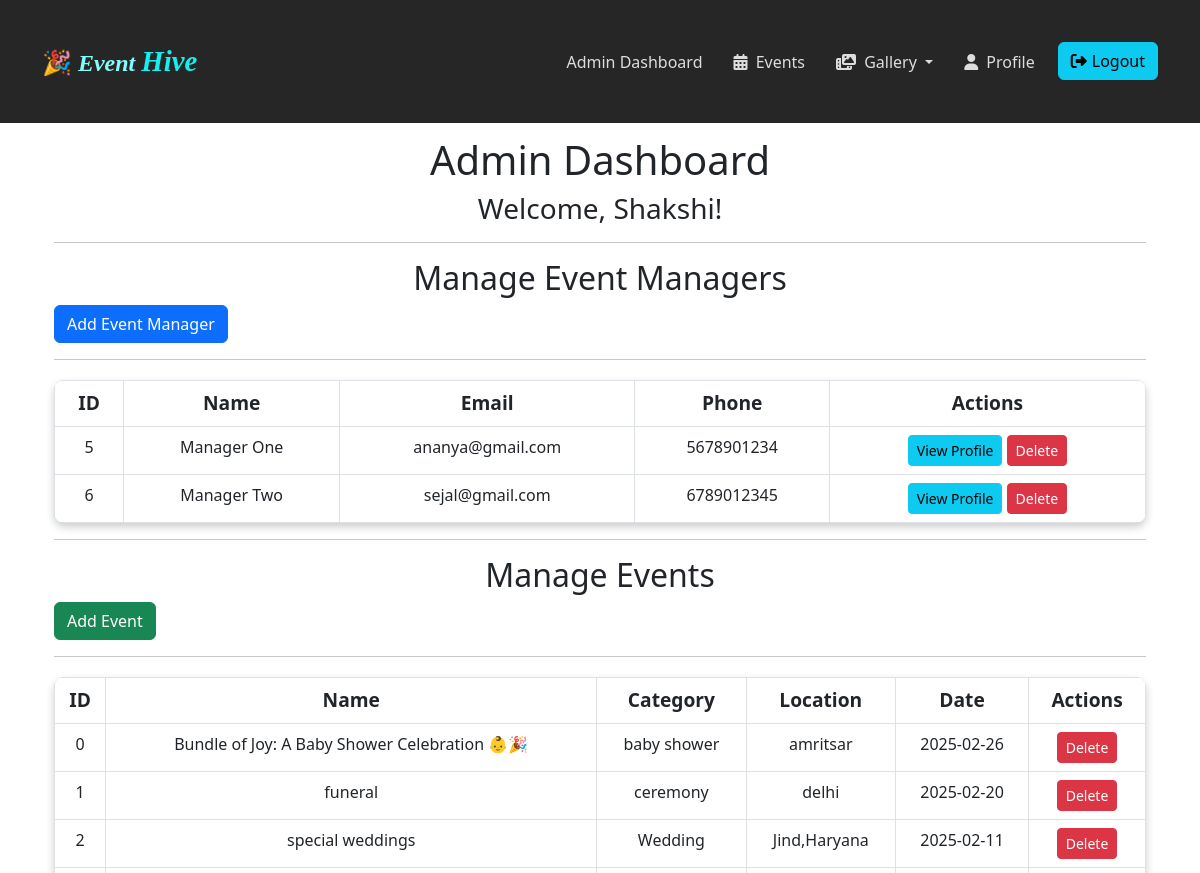
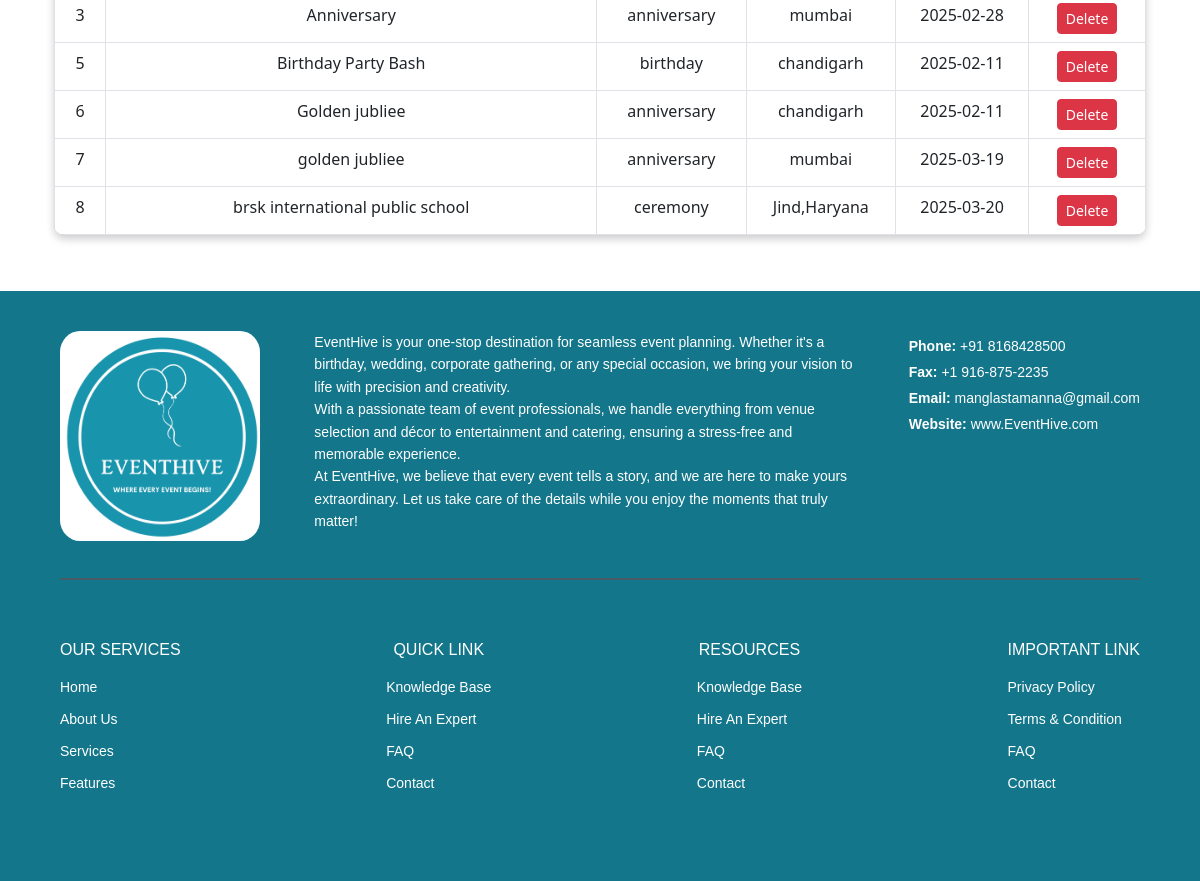
Screenshot of /admin_dashboard (signed in) with the database file from the repository (2 pictures, top to bottom).
### app.py (models this page shows, shortened)
class User(db.Model, UserMixin):
    id = db.Column(db.Integer, primary_key=True)
    name = db.Column(db.String(150), nullable=False)
    username = db.Column(db.String(150),unique=True, nullable=False)
    email = db.Column(db.String(150), unique=True, nullable=False)
    password_hash = db.Column(db.String(256), nullable=False)
    phone = db.Column(db.String(15), nullable=False)
    gender = db.Column(db.String(10), nullable=True)  # Added gender field
    dob = db.Column(db.String(10), nullable=True)  # Added date of birth field
    hobbies = db.Column(db.String(500), nullable=True)  # Added hobbies field
    bio = db.Column(db.Text, nullable=True)  # Ensure bio exists
    address = db.Column(db.String(255), nullable=True)
    social_media = db.Column(db.String(255), nullable=True)
    notifications = db.Column(db.String(50), nullable=True)
    profile_picture = db.Column(db.LargeBinary)  # Add this field in your User model
    role = db.Column(db.String(15), nullable=False, default='User')

class Event(db.Model):
    id = db.Column(db.Integer, primary_key=True)
    name = db.Column(db.String(200), nullable=False)  # Name of the event
    category = db.Column(db.String(100), nullable=False)  # Category like Birthday, Wedding, etc.
    location = db.Column(db.String(255), nullable=False)  # Location of the event
    date = db.Column(db.String(50), nullable=False)  # Date of the event
    description = db.Column(db.Text, nullable=False)  # Description of the event
    image_url = db.Column(db.String(300))  # URL for event image

### app.py (the view)
@app.route('/admin_dashboard')
@login_required
def admin_dashboard():
    if 'user_id' not in session:
        flash("Please log in first!", "danger")
        return redirect(url_for('login'))
    user_id = session['user_id']
    conn = sqlite3.connect('app.db')
    conn.row_factory = sqlite3.Row
    cursor = conn.cursor()
    cursor.execute("SELECT role FROM user WHERE id=?", (user_id,))
    role = cursor.fetchone()
    if not role or role[0] != 'admin':
        flash("Unauthorized access!", "error")
        conn.close()
        return redirect(url_for('home'))
    cursor.execute("SELECT id, name, email, phone FROM user WHERE role='event_manager'")
    event_managers = cursor.fetchall()
    cursor.execute("SELECT id, name, category, location, date FROM event")
    event = cursor.fetchall()
    conn.close()
    return render_template('admin_dashboard.html', event_managers=event_managers, event=event)

### app.py (called while the page is built)
@login_manager.user_loader
def load_user(user_id):
    return User.query.get(int(user_id))

### templates/admin_dashboard.html (shortened to what this page needs)
<!DOCTYPE html>
<html lang="en">
<head>
    <link rel="stylesheet" href="{{ url_for('static', filename='css/admin_dashboard.css') }}">
</head>
<body>
    {% extends "base.html" %}
{% block content %}
<div class="container">
    <br><br><br>
    <h1>Admin Dashboard</h1>
    <h3>Welcome, {{ session['username'] }}!</h3>
    <hr>
    <h2>Manage Event Managers</h2>
    <a href="{{ url_for('add_admin') }}" class="btn btn-primary">Add Event Manager</a><br><hr>
    <table class="table table-bordered">
        <thead>
            <tr>
                <th>ID</th>
                <th>Name</th>
                <th>Email</th>
                <th>Phone</th>
                <th>Actions</th>
            </tr>
        </thead>
        <tbody>
            {% for manager in event_managers %}
            <tr>
                <td>{{ manager['id'] }}</td>
        <td>{{ manager['name'] }}</td>
        <td>{{ manager['email'] }}</td>
        <td>{{ manager['phone'] }}</td>
        <td>
            <a href="{{ url_for('admin_profile', user_id=manager['id']) }}" class="btn btn-info btn-sm">View Profile</a>
            <form action="{{ url_for('delete_admin', user_id=manager['id']) }}" method="POST" style="display:inline;">
                <button type="submit" class="btn btn-danger btn-sm" onclick="return confirm('Are you sure?')">Delete</button>
            </form>
        </td>
            </tr>
            {% endfor %}
        </tbody>
    </table>
    <hr>
    <h2>Manage Events</h2>
    <a href="{{ url_for('add_event') }}" class="btn btn-success">Add Event</a>
    <br><hr>
    <table class="table table-bordered">
        <thead>
            <tr>
                <th>ID</th>
                <th>Name</th>
                <th>Category</th>
                <th>Location</th>
                <th>Date</th>
                <th>Actions</th>
            </tr>
        </thead>
        <tbody>
            {% for event in event %}
            <tr>
                <td>{{ event.id }}</td>
                <td>{{ event.name }}</td>
                <td>{{ event.category }}</td>
                <td>{{ event.location }}</td>
                <td>{{ event.date }}</td>
                <td>
                    <form action="{{ url_for('delete_event', event_id=event.id) }}" method="POST" style="display:inline;">
                        <button type="submit" class="btn btn-danger btn-sm" onclick="return confirm('Are you sure?')">Delete</button>
                    </form></td>
            </tr>
            {% endfor %}
        </tbody>
    </table>
</div>
{% endblock %}

### static/css/admin_dashboard.css (style rules this page uses)
body { background-color: #F1F1F2; font-family: "Arial", sans-serif; margin: 0; padding: 0; }
.container { width: 90%; margin: auto; padding: 20px; }
h1, h2, h3 { text-align: center; color: #1995AD; font-weight: bold; opacity: 0; transform: translateY(-20px); animation: fadeInUp 1s ease-out forwards; }
h1 { font-size: 2.5rem; }
h2 { font-size: 2rem; margin-top: 30px; }
h3 { font-size: 1.5rem; }
.btn { display: inline-block; padding: 10px 20px; border-radius: 5px; font-size: 1rem; font-weight: bold; text-decoration: none; transition: all 0.3s ease-in-out; }
.btn-primary { background-color: #1995AD; color: white; }
.btn-success { background-color: #28a745; color: white; }
.btn-danger { background-color: #d9534f; color: white; }
.btn-info { background-color: #17a2b8; color: white; }
.table { width: 100%; margin-top: 20px; border-collapse: collapse; background: #A1D6E2; border-radius: 10px; overflow: hidden; box-shadow: 0px 4px 8px rgba(0, 0, 0, 0.2); }
.table th, .table td { padding: 12px; text-align: center; border-bottom: 2px solid #1995AD; }
.table th { background-color: #1995AD; color: #F1F1F2; font-size: 1.2rem; }
form button { border: none; padding: 8px 12px; font-size: 1rem; border-radius: 5px; cursor: pointer; transition: all 0.3s; }

### rows the page displays
User: username "Shakshi"
User: id "5", name "Manager One", email "ananya@gmail.com", phone "5678901234"
User: id "6", name "Manager Two", email "sejal@gmail.com", phone "6789012345"
Event: id "0", name "Bundle of Joy: A Baby Shower Celebration 👶🎉", category "baby shower", location "amritsar", date "2025-02-26"
Event: id "1", name "funeral", category "ceremony", location "delhi", date "2025-02-20"
Event: id "2", name "special weddings", category "Wedding", location "Jind,Haryana", date "2025-02-11"
Event: id "3", name "Anniversary", category "anniversary", location "mumbai", date "2025-02-28"
Event: id "5", name "Birthday Party Bash", category "birthday", location "chandigarh", date "2025-02-11"
Event: id "6", name "Golden jubliee", category "anniversary", location "chandigarh", date "2025-02-11"
Event: id "7", name "golden jubliee", category "anniversary", location "mumbai", date "2025-03-19"
Event: id "8", name "brsk international public school", category "ceremony", location "Jind,Haryana", date "2025-03-20"
